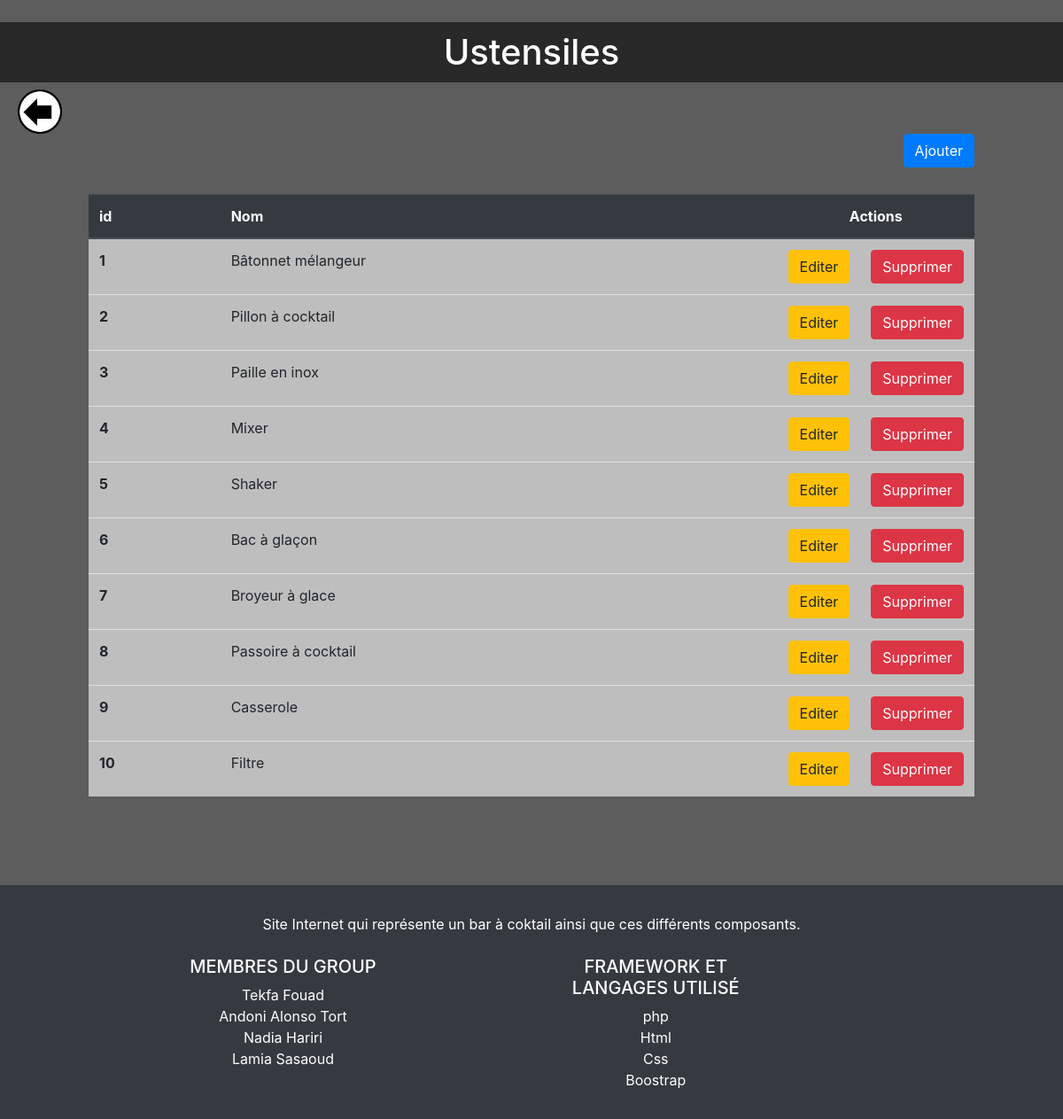
The page /Controlleur/CRUD/CRUD_Ustensiles.php on the database its author committed.
### tables this page shows
CREATE TABLE  ustensile  (
   u_id  int(11) PRIMARY KEY AUTO_INCREMENT NOT NULL,
   u_nom  varchar(45) NOT NULL
);

### Controlleur/MyPDO.php (called while the page is built, shortened)
<?php
class MyPDO {
    private PDO $pdo;
    private PDOStatement $pdos_selectAll;
    private string $nomTable;
    public function __construct($sgbd, $host, $db, $user, $password, $table='null'){
        $this->pdo = new PDO("mysql:host=".$host.";dbname=".$db, $user, $password);
        $this->pdo->setAttribute(PDO::ATTR_ERRMODE, PDO::ERRMODE_EXCEPTION);
    }
    public function initPDOS_selectAll() {
        $this->pdos_selectAll = $this->pdo->prepare('SELECT * FROM '.$this->nomTable);
    }
    public function getAll(): array {
        $this->getPdosSelectAll()->execute();
        return $this->getPdosSelectAll()->fetchAll(PDO::FETCH_CLASS,
            "bar\Entite".ucfirst($this->getNomTable()));
    }
    public function getPdosSelectAll(): PDOStatement
    {
        return $this->pdos_selectAll;
    }
    public function getNomTable(): string
    {
        return $this->nomTable;
    }
    public function setNomTable(string $nomTable): MyPDO
    {
        $this->nomTable = $nomTable;
        return $this;
    }
}
?>

### Modele/EntiteUstensile.php (called while the page is built, shortened)
<?php
class EntiteUstensile {
    protected int $u_id;
    protected string $u_nom;
    public function getUNom(): string
    {
        return $this->u_nom;
    }
    public function getUId(): int
    {
        return $this->u_id;
    }
}

### Vue/ustensiles.php (the view, shortened to what this page needs)
<?php
class vueUstensiles {
    public function getDebutHTML($titre = "Ustensiles", $lienRetour = "../../"): string{
        $res = '<!DOCTYPE html>
            <html lang="en">
            <head>
                    <meta charset="UTF-8">
                    <meta http-equiv="X-UA-Compatible" content="IE=edge">
                    <meta name="viewport" content="width=device-width, initial-scale=1.0">
                    <link rel="stylesheet" href="https://stackpath.bootstrapcdn.com/bootstrap/4.3.1/css/bootstrap.min.css">
                    <link rel="stylesheet" href="../../css/style.css">
                    <link rel="stylesheet" href="../../css/cocktails.css">
                    <title>Cocktails</title>
                </head>
                 <h1>'.$titre.'</h1>
                    <div class="arrow" id="retour">
                    <a href="'.$lienRetour.'"><img src="../../images/retour.png" alt="retour" class="retour" ></a>
                    </i>
                    </div>
                <body>';
        return $res;
    }
    public function getHTMLTable($va) : string {
        $corps = '<div id="informationEntite">
                    <div class="buttonContainer">
                        <form id="insererUtensileFormButton"  method="post" action="?action=insererUtensile">
                        <button type="submit" class="btn btn-primary" id="btn_ajouter">Ajouter</button>
                        </form>
                    </div>
                    <div class="tableContainer">
                        <table class="table">
                            <thead class="thead-dark">
                                <tr>
                                    <th scope="col">id</th>
                                    <th scope="col">Nom</th>
                                    <th scope="col" colspan="3" style="text-align: center;">Actions</th>
                                </tr>
                            </thead>
                            <tbody>';
        foreach ($va as $valeur){
            if ($valeur instanceof EntiteUstensile) {
            $corps.= '          <tr>
                                    <th scope="row">'. $valeur->getUId() .'</th>
                                    <td class="rowsInformation">'. $valeur->getUNom() . '</td>
                                    <td class="td_buttons_actions"><a href="?action=modifierUtensile&u_id='.$valeur->getUId().'">
                                    <button type="button" class="btn btn-warning etapes-btn">Editer</button></a></td>
                                    <td class="td_buttons_actions">
                                    <a href="?action=suppression&u_id='.$valeur->getUId().'">
                                    <button type="button" class="btn btn-danger">Supprimer</button></a></td>
                                </tr>';
            }
        }
        $corps.= '      </tbody>
                       </table>
                    </div>
                </div> ';
        return $corps;
    }
}

### css/style.css (style rules this page uses)
h1 { text-align: center; color: white; background-color: rgba(2, 2, 2, 0.575); margin-top: 25px; padding: 10px; }
body { background: rgba(233, 177, 72, 0.603); background-color: rgba(43, 43, 43, 0.76); background-repeat: no-repeat; background-size: cover; color: aliceblue; }
.buttonContainer { display: flex; flex-direction: row-reverse ; }
.buttonContainer button { margin-right: 100px; }
.tableContainer { background-color: rgb(190, 190, 190); margin: 100px; margin-top: 30px; }
td.td_buttons_actions { width: 10px; }
.retour { height: 50px; width: 50px; margin-left: 20px; }

### rows shown on the page
ustensile: u_id "1", u_nom "Bâtonnet mélangeur"
ustensile: u_id "2", u_nom "Pillon à cocktail"
ustensile: u_id "3", u_nom "Paille en inox"
ustensile: u_id "4", u_nom "Mixer"
ustensile: u_id "5", u_nom "Shaker"
ustensile: u_id "6", u_nom "Bac à glaçon"
ustensile: u_id "7", u_nom "Broyeur à glace"
ustensile: u_id "8", u_nom "Passoire à cocktail"
ustensile: u_id "9", u_nom "Casserole"
ustensile: u_id "10", u_nom "Filtre"

### other values the page prints
$titre "Ustensiles"
